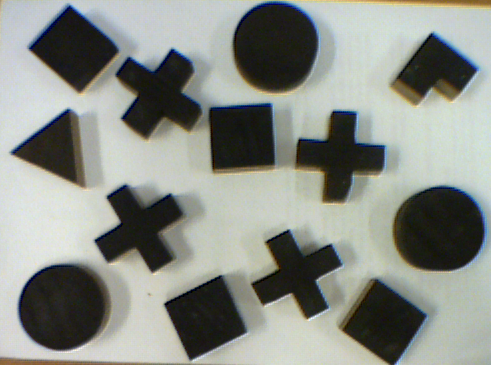
%> input picture Lab10/shapesReal.png, 491 x 365 px
$ octave zad4.m   (GNU Octave 9; MATLAB toolbox functions it lacks are replaced by stand-ins)
%> lines starting %> are read from the running program, lines starting %| are printed output that depends on the picture; in (x1, y1, x2, y2) boxes, pixels count from 0 and x2, y2 are one past the last pixel; in counts of white or black regions, pixels touching at a corner belong together; the program's own positions count from 1
close all; clearvars; clc;

image = imread('shapesReal.png');
%> image is the input picture: size 365x491x3 uint8; mean R, G, B 137.6, 141.5, 134.6


figure;
imshow(image);

figure;
binar = im2bw(image, 0.25);
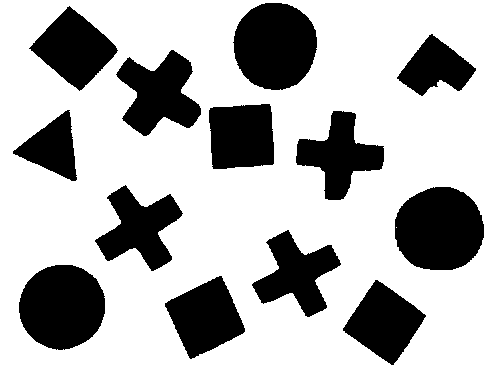
%> binar: size 365x491 logical; 70.1% white; 13 black regions, largest, box (x1, y1, x2, y2) and area: (395, 187, 484, 270) 5953, (233, 3, 317, 90) 5750, (19, 265, 105, 350) 5736
binar = not(binar);
binar = imclearborder(binar);
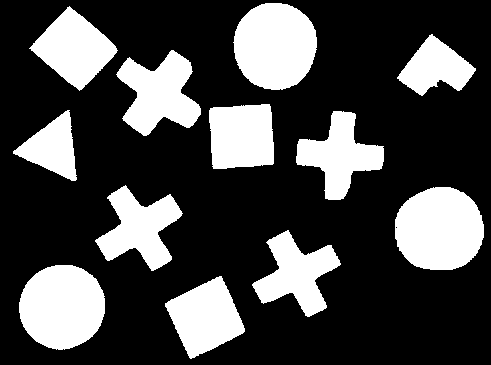
%> binar: size 365x491 logical; 27.8% white; 12 white regions, largest, box (x1, y1, x2, y2) and area: (395, 187, 484, 270) 5953, (233, 3, 317, 90) 5750, (19, 265, 105, 350) 5736
imshow(binar);

figure;
labeled = bwlabel(binar, 4);
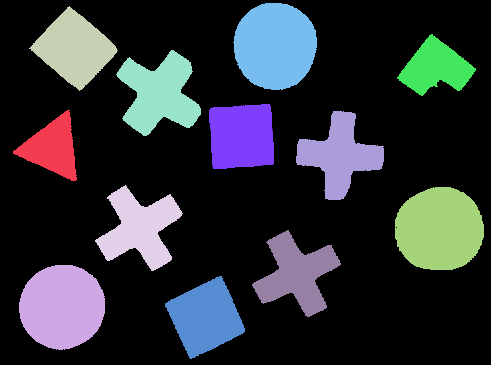
%> labeled: size 365x491 double; 13 distinct labels, from 0 to 12; one colour per label, 0 black

%> (the run ends here)
